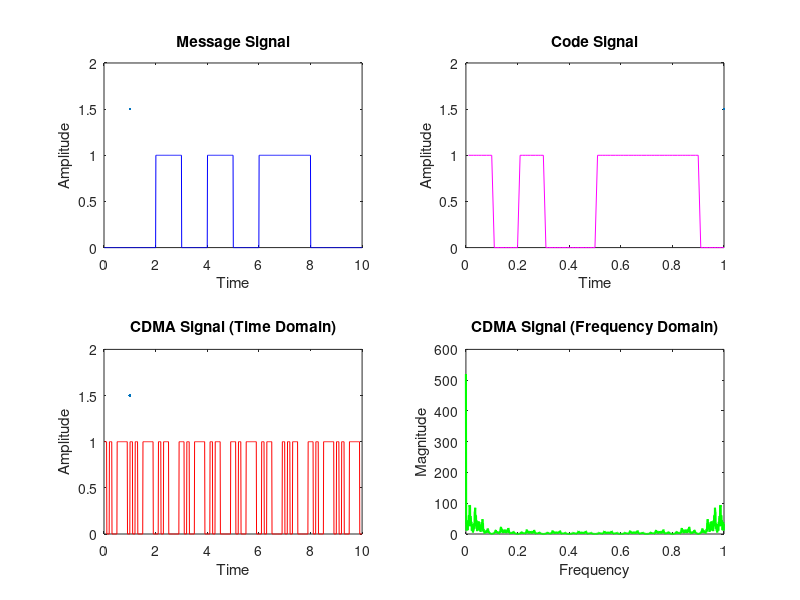

MATLAB code for this plot:
% CDMA Modulation
clc, clearvars, close all;

% n = input("Enter Number of bits : ");
n = 10;
t = 0.01:0.01:1;        % time per bit
m = randi([0 1], 1, n); % bits
c = randi([0 1], 1, n); % psuedo-random code

% Message Signal
m0 = zeros(1, 100);
m1 = ones(1, 100);

% Code Signals
c0 = zeros(1, 10);
c1 = ones(1, 10);

% Modulation
message = []; code = []; cdma = [];

for i=1:10
    if m(i) == 0
        message = [message, m0];
    else
        message = [message, m1];
    end
end

for i=1:10
    if c(i) == 0
        code = [code, c0];
    else
        code = [code, c1];
    end
end

for i=1:10
    if m(i) == 0
        cdma = [cdma, xor(m0, code)];
    else
        cdma = [cdma, xor(m1, code)];
    end
end

time = 0.01:0.01:n;

subplot(2,2,1)
plot(time, message, 'b', LineWidth=1.5);
title("Message Signal");
xlabel("Time");
ylabel("Amplitude");

subplot(2,2,2)
plot(t, code, 'm', LineWidth=1.5);
title("Code Signal");
xlabel("Time");
ylabel("Amplitude");

subplot(2,2,3)
plot(time, cdma, 'r', LineWidth=1.5);
title("CDMA Signal (Time Domain)");
xlabel("Time");
ylabel("Amplitude");

% Frequency domain plots
subplot(2, 2, 4)

% Fourier Transform of the CDMA signal
cdma_freq = fft(cdma);

% Frequency axis
freq = linspace(0, 1, length(cdma_freq));

% Plot the magnitude spectrum
plot(freq, abs(cdma_freq), 'g', 'LineWidth', 1.5);
title("CDMA Signal (Frequency Domain)");
xlabel("Frequency");
ylabel("Magnitude");
